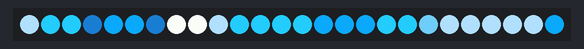
Recording of a sketch running on a simulated ATtiny85, built with avr-gcc and run on an emulated ATtiny85. Shown: 26 RGB LEDs in strip order, left to right. What the sketch prints to the serial monitor is not drawn.

Above: at 0.69 s.
At 1.4 s:
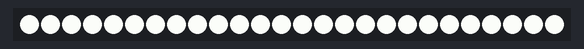

Measured:
- by itself, everything shown: repeats every 3.4 s, in 26 steps

The sketch:

multicolour_display.ino
```cpp
#include <Adafruit_NeoPixel.h>
#ifdef __AVR__
#include <avr/power.h> // Required for 16 MHz Adafruit Trinket
#endif

//#define PIN        7 // On Trinket or Gemma, suggest changing this to 1

Adafruit_NeoPixel pixels(26, 7, NEO_GRB + NEO_KHZ800);

char *FONT_LIST[] = {"00000001000233200000000000", "00000444445555555520000000", "00000444444555555555000000", "00004440044653755755520000", "00003440040457665772552000", "00077144404016767773255000", "00377714441111576773225500", "00777666006776556773222520", "03777666006776657773222350", "07776666007776755773222250", "07776661027766755773222252", "07766560027767755773222233", "27765560027777555773222225", "27765560027777555773222225", "27766560027777555773222225", "07776560007763555573222233", "07776661007766755573222252", "07776661007776355573222250", "00777666006776657773222350", "00777766401311756773222500", "00077744444111576773225300", "00037444044113765577255000", "00002440040477655577550000", "00000440044777555555300000", "00000444441755555552000000", "00000044445555555200000000", "00000000000000000000000000"};

void setup()
{
#if defined(__AVR_ATtiny85__) && (F_CPU == 16000000)
  clock_prescale_set(clock_div_1);
#endif

  pixels.begin(); // INITIALIZE NeoPixel strip object (REQUIRED)
  Serial.begin(9600);
}

void loop()
{
  Serial.println("< start loop >");
  for (int i = 0; i < int(sizeof(FONT_LIST) / sizeof(FONT_LIST[0])); ++i)
  {
    pixels.clear(); // Set all pixel colors to 'off'

    //遍历字符串
    for (int j = 0; j < 26; j++)
    {
      if (FONT_LIST[i][j] == '0')
      {
        pixels.setPixelColor(j, pixels.Color(247, 249, 245));
      }
      if (FONT_LIST[i][j] == '1')
      {
        pixels.setPixelColor(j, pixels.Color(102, 79, 53));
      }
      if (FONT_LIST[i][j] == '2')
      {
        pixels.setPixelColor(j, pixels.Color(174, 221, 250));
      }
      if (FONT_LIST[i][j] == '3')
      {
        pixels.setPixelColor(j, pixels.Color(105, 194, 236));
      }
      if (FONT_LIST[i][j] == '4')
      {
        pixels.setPixelColor(j, pixels.Color(229, 181, 69));
      }
      if (FONT_LIST[i][j] == '5')
      {
        pixels.setPixelColor(j, pixels.Color(10, 163, 243));
      }
      if (FONT_LIST[i][j] == '6')
      {
        pixels.setPixelColor(j, pixels.Color(15, 75, 126));
      }
      if (FONT_LIST[i][j] == '7')
      {
        pixels.setPixelColor(j, pixels.Color(33, 200, 248));
      }
    }

    pixels.show(); // Send the updated pixel colors to the hardware.
    delay(50);
  }
  delay(2000);
}
```
